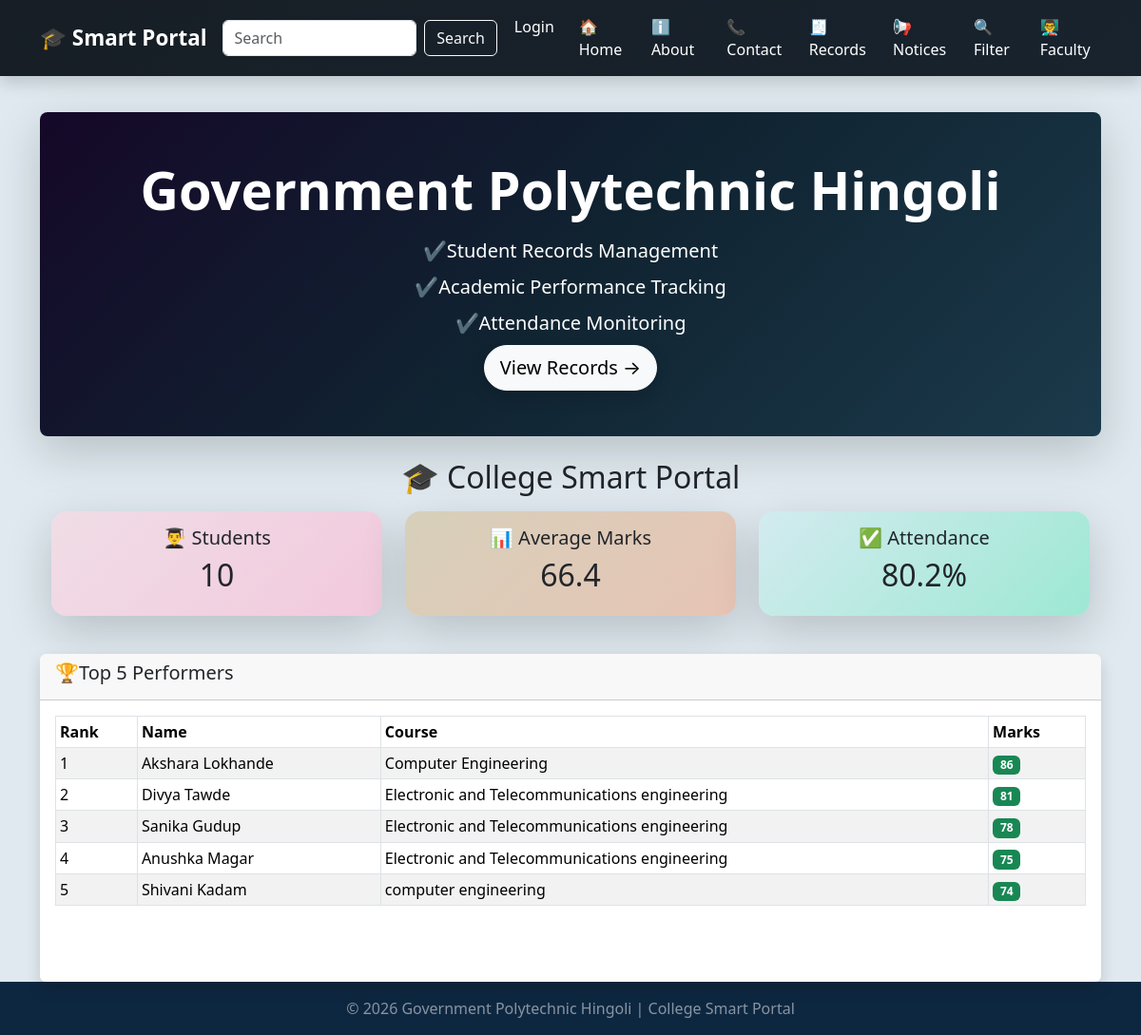
Before: / with the older database file.
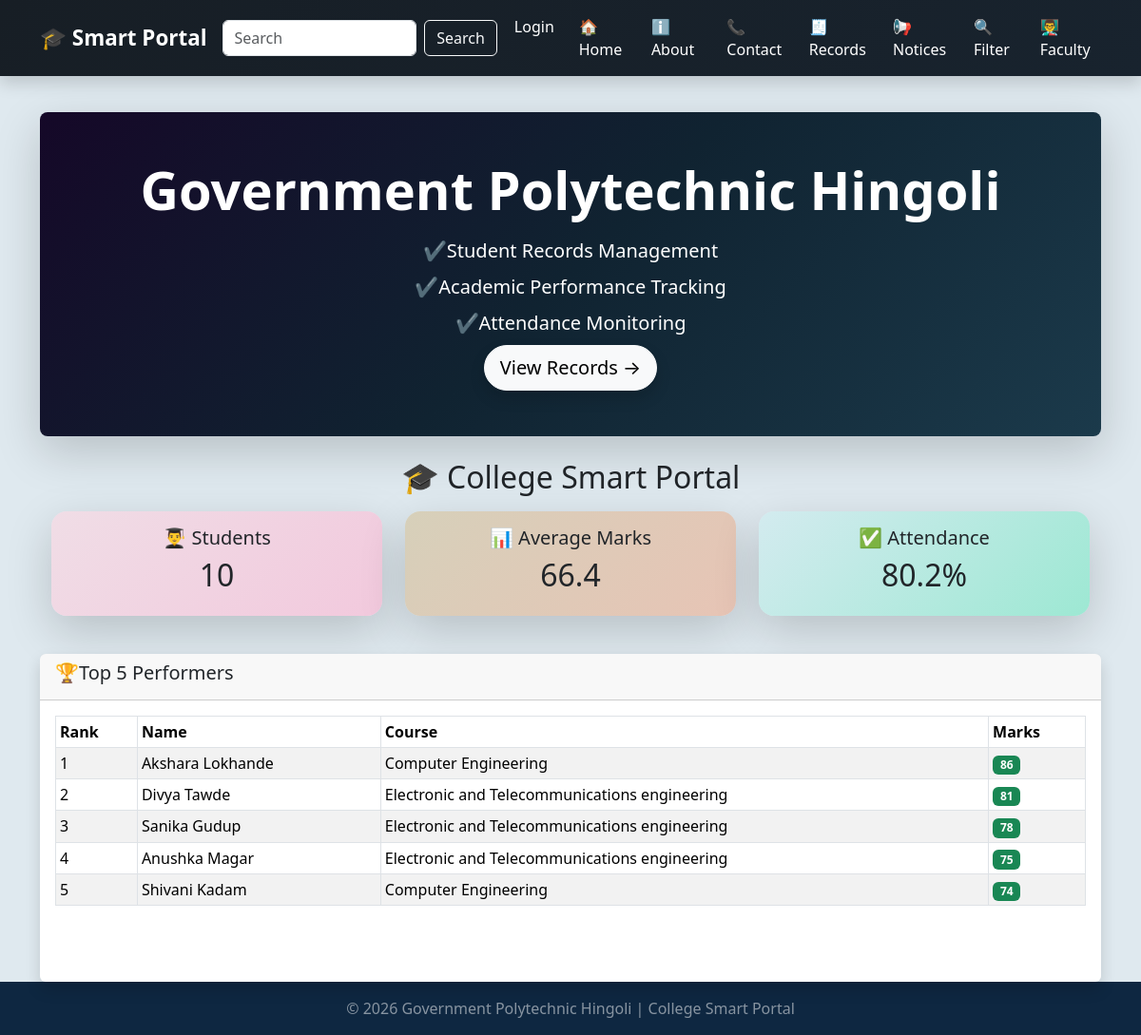
After: the same page with the newer database file.
### tables this page shows
CREATE TABLE students(
                id INTEGER PRIMARY KEY AUTOINCREMENT,
                 name TEXT NOT NULL,
                 roll INTEGER NOT NULL,
                 course TEXT NOT NULL,
                 subject TEXT NOT NULL,
                 marks INTEGER NOT NULL,
                 attendance INTEGER DEFAULT 0
                 );

### app2.py (the view)
@app.route("/")
def home():
    conn = get_db()
    total_students = conn.execute(
        "SELECT COUNT(*) FROM students"
    ).fetchone()[0]
    avg_marks = conn.execute(
        "SELECT AVG(marks) FROM students"
    ).fetchone()[0]
    avg_attendance = conn.execute(
        "SELECT AVG(attendance) FROM students"
    ).fetchone()[0]
    top_students = conn.execute(
        "SELECT * FROM students ORDER BY marks DESC LIMIT 5"
    ).fetchall()
    return render_template(
        'home.html',
        total_students=total_students,
        avg_marks=round(avg_marks or 0, 2),
        avg_attendance=round(avg_attendance or 0, 2),
        top_students=top_students, )

### database.py (called while the page is built)
def get_db():
   conn=sqlite3.connect(DB_PATH)
   conn.row_factory= sqlite3.Row
   return conn

### templates/home.html
{% extends "base.html" %}
{% block content %}
<div class="card border-0 rounded-3 shadow-lg mb-3 overflow-hidden"
     style="background: linear-gradient(135deg, #150828 0%, #102331 50%, #1b3a4b 100%); color: white;">
    <div class="card-body p-5 text-center">
        <h3 class="display-4 fw-bold mb-3">Government Polytechnic Hingoli</h3>
        <p class="lead mb-2">✔️Student Records Management</p>
        <p class="lead mb-2">✔️Academic Performance Tracking</p>
        <p class="lead mb-2">✔️Attendance Monitoring</p>
        <a href="{{ url_for('records') }}" class="btn btn-light btn-lg rounded-pill px-3 shadow">
            View Records →
        </a>
    </div>
</div>
<div class="container py-2">
    <h2 class="text-center mb-3">
        🎓 College Smart Portal
    </h2>
    <div class="row">
        <div class="col-md-4 mb-3">
            <div class="card text-center shadow-lg rounded-4"
            style="background:linear-gradient(135deg,#f0dde6,#f2c9dd);">
                <div class="card-body">
                    <h5>👨‍🎓 Students</h5>
                    <h2>{{ total_students }}</h2>
                </div>
            </div>
        </div>
        <div class="col-md-4 mb-3">
            <div class="card text-center shadow-lg rounded-4"
            style="background:linear-gradient(135deg,hsla(45, 29%, 77%, 0.889),#e7c4b5);">
                <div class="card-body">
                    <h5>📊 Average Marks</h5>
                    <h2>{{ avg_marks }}</h2>
                </div>
            </div>
        </div>
        <div class="col-md-4 mb-3">
            <div class="card text-center shadow-lg rounded-4"
            style="background:linear-gradient(135deg,#d3ebef,#9de8d3);">
                <div class="card-body">
                    <h5>✅ Attendance</h5>
                    <h2>{{ avg_attendance }}%</h2>
                </div>
            </div>
        </div>
    </div>
</div>
<div class="card shadow mt-3">
    <div class="card-header ">
        <h5>🏆Top 5 Performers</h5>
    </div>
    <div class="card-body mb-5">
          <table class="table  table-sm table-bordered table-hover table-striped">
            <thead>
                <tr>
                    <th>Rank</th>
                    <th>Name</th>
                    <th>Course</th>
                    <th>Marks</th>
                </tr>
            </thead>
            <tbody>
                {% for student in top_students %}
                <tr>
                    <td>{{ loop.index }}</td>
                    <td>{{ student.name }}</td>
                    <td>{{ student.course }}</td>
                    <td>
                        <span class="badge bg-success">
                            {{ student.marks }}
                        </span>
                    </td>
                </tr>
                {% endfor %}
            </tbody>
        </table>
    </div>
</div>
{% endblock %}

Changed rows visible on the page:
changed students "Shivani Kadam": course "computer engineering" → "Computer Engineering"
